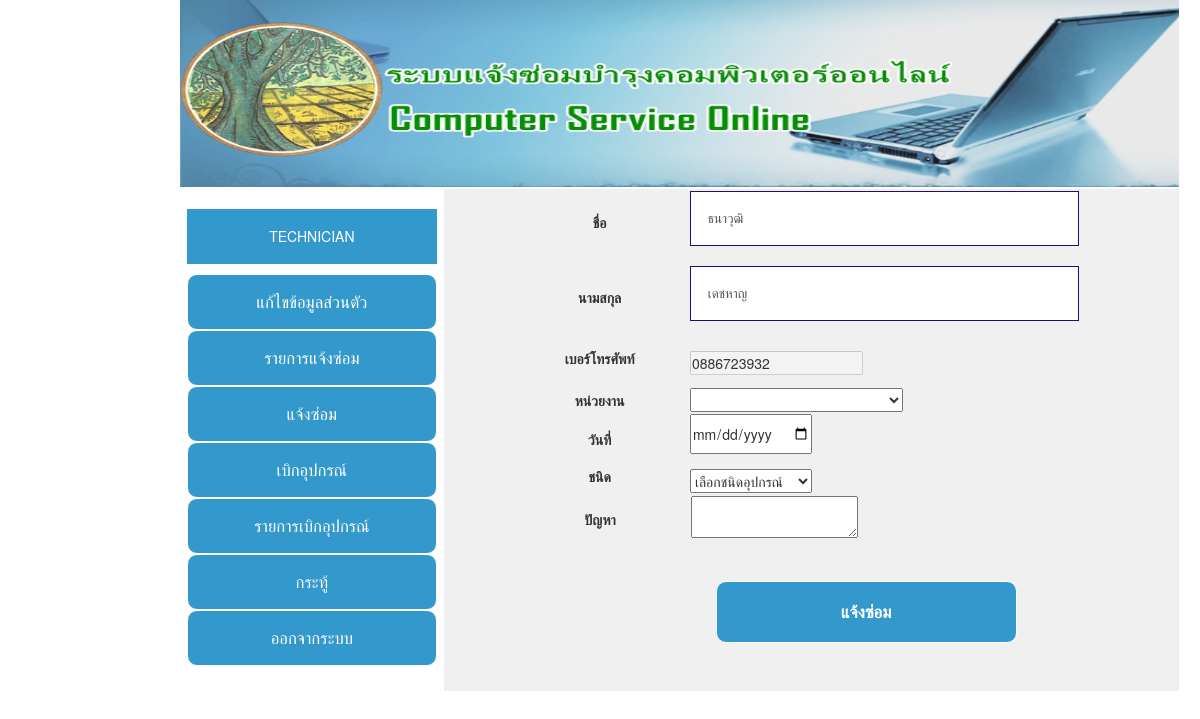
The app's page /Technic/To_fix.php (signed in) with its own data.
### tables this page shows
CREATE TABLE `admin_db` (
  `admin_id` int(11) NOT NULL auto_increment,
  `username` varchar(100) NOT NULL,
  `password` varchar(100) NOT NULL,
  `name` varchar(100) NOT NULL,
  `lastname` varchar(100) NOT NULL,
  `phone` varchar(50) NOT NULL,
  `email` varchar(100) NOT NULL,
  `position` int(5) NOT NULL,
  `status` enum('ยกเลิก','ใช้งาน') NOT NULL default 'ใช้งาน',
  PRIMARY KEY  (`admin_id`)
);

### helper_func.php (called while the page is built)
<?
function site_url($str=""){
return "http://localhost/comservice/".$str;
}
?>

### model/core_model.php (called while the page is built, shortened)
<?php
	class Core_model{
		public function __construct(){
			include("db.php");
			$this->db=$dbh;
		}
		public $active_record="SELECT ";
		public $active_select="";
		public $active_from=" FROM ";
		public $active_where=" WHERE ";
		public $where_flag=false;
		public $active_where_array = array();
		public $active_limit="";
		public function where($column,$value,$operation="="){
			$this->active_where.="$column ".$operation." ? AND ";
			$this->active_where_array[]=$value;
			$this->where_flag=true;
		}
		public function get($table){
			$result = new stdClass();
			$result->result = array();
			$result->rowCount=0;
			if ($this->active_select=="") {
				$this->active_record.="* ";
			}else{
				$this->active_record.=$this->active_select;
			}
			$this->active_record.=$this->active_from.$table;
			if ($this->where_flag) {
				$this->active_record.=substr($this->active_where, 0, -4);
			}
			$this->active_record.=$this->active_limit;
			$tmp_record=$this->active_record;
			try{
				$stm=$this->db->prepare($this->active_record);
				foreach ($this->active_where_array as $key => $value) {
					$stm->bindValue(($key+1), $value);
				}
				$stm->execute();
				$result->result = $stm->fetchAll(PDO::FETCH_ASSOC);
				$result->rowCount=$stm->rowCount();
			}catch(PDOException $ex){
					echo $ex->getMessage().'<br>';
					echo $tmp_record;
				}
			return $result;
		}
		public function reset_active_record(){
			$this->active_record="SELECT ";
			$this->active_select="";
			$this->active_from=" FROM ";
			$this->active_where=" WHERE ";
			$this->where_flag=false;
			$this->active_where_array = array();
			$this->active_limit="";
		}
	}
?>

### model/m_user.php (called while the page is built, shortened)
<?php
	require_once("core_model.php");
	class M_user extends Core_model{
		public function get_user_admin($username){
			$result=$this->get("admin_db");
			return $result->result[0];
		}
	}
?>

### Technic/To_fix.php (the view, shortened to what this page needs)
<? include('meta_technic.php');
require_once("../model/m_user.php");
$m_user = new M_user;
$user_dat=$m_user->get_user_admin($_SESSION['username']);
  ?>
        <tr align="left" valign="top">
          <td height="239" align="center" valign="top">
		  <? include("sidebar_technic.php");?>
          </td>
          <td width="697" rowspan="2" align="center" valign="top">
            <form id="Fix" name="addFixr" method="post" action="<?=site_url()?>Technic/To_fix.php">
         <div ><table width="468" height="502" border="0" align="center"   >
             <tbody >
               <tr >
                 <td width="148" height="46" align="center" valign="middle"><p><strong>ชื่อ</strong></p></td>
                 <td width="347" align="left" valign="middle" scope="col"><input type="text" name="name" id="name" value="<? echo $user_dat['name']?>" disabled></td>
               </tr>
               <tr>
                 <td height="46" align="center" valign="middle"><p><strong>นามสกุล</strong></p></td>
                 <td align="left" valign="middle"><input type="text" name="lastname" id="textfield2" value="<? echo $user_dat['lastname']?>" disabled></td>
               </tr>
               <tr>
                 <td height="46" align="center" valign="middle"><p><strong>เบอร์โทรศัพท์</strong></p></td>
                 <td align="left" valign="middle"><input type="tel" name="phone" id="tel" value="<? echo $user_dat['phone']?>" disabled ></td>
               </tr>
               <tr>
                 <td height="24" align="center" valign="middle"><strong>หน่วยงาน</strong></td>
                 <td align="left" valign="middle"><select  name="sector" id="sector"   >
              </select>
              </td>
               </tr>
               <tr>
                 <td height="24" align="center" valign="middle"><strong>วันที่</strong></td>
                 <td align="left" valign="middle"><p>
                   <input type="date" name="date" id="date">
                 </p>
                   </td>
               </tr>
               <tr>
                 <td height="24" align="center" valign="middle"><p><strong>ชนิด</strong></p></td>
                 <td align="left" valign="middle"><div id="aaa">
                   <select name="type" id="select">
                     <option value="เลือกชนิดอุปกรณ์">เลือกชนิดอุปกรณ์</option>
                   </select>
                 </div></td>
               </tr>
               <tr>
                 <td height="52" colspan="2" align="left" valign="top"><table width="490" border="0">
                   <tbody>
                     <tr>
                       <td width="178" height="46" align="center"><strong>ปัญหา</strong></td>
                       <td width="302"><textarea name="detail" id="textarea2" ></textarea></td>
                     </tr>
                   </tbody>
                 </table></td>
               </tr>
               <tr>
                 <td height="134" colspan="2" valign="top"><p><strong> &nbsp;
                   </strong></p>
                   <table width="604" height="32" border="0">
                     <tbody>
                       <tr>
                         <td width="198">&nbsp;</td>
                         <td width="289"><strong>
                           <input type="submit" name="submit" id="submit" value="แจ้งซ่อม">
                         </strong></td>
                         <td width="93">&nbsp;</td>
                       </tr>
                     </tbody>
                   </table>
                 <p>&nbsp;</p></td>
               </tr>
             </tbody>
           </table>
         </div> </form>
         </td>
        </tr>
        <tr>
          <td width="248" >&nbsp;</td>
        </tr>
        <tr>
          <td height="19" colspan="2">&nbsp;</td>
        </tr>
      </tbody>
    </table></th>
<p>&nbsp;</p>
</body>
</html>

### css/login.css (style rules this page uses)
* { margin:0;padding:0; }
body { background-image: url(); background-repeat: repeat-x; background-attachment:fixed; background-color: #FFFFFF; position: absolute; left: 15%; }
form { background:#f0f0f0; }
input[type="Text"],input[type="password"] { width:92%; background:#fff; margin-bottom:4%; border:1px solid #260586; padding:4%; font-family:'Open Sans',sans-serif; font-size:95%; color:#555; }
input[type="submit"] { background:#2288bb; }
input[type="button"],input[type="submit"] { width:100%; background:#3399cc; border:thin solid #FFFFFF; border-radius:10px; padding:6%; font-family:'Open Sans',sans-serif; font-size:120%; color:#fff; cursor:pointer; transition:background .3s; -webkit-transition:background .3s; }

### Technic/meta_technic.php (style rules this page uses)
body { background-color: #FFFFFF; background-image: url(Image/images %20(1).jpg); background-image: url(Image/white-wallpaper-18.jpg); }

### records on screen
admin_db: name "ธนาวุฒิ", lastname "เดชหาญ", phone "0886723932"
